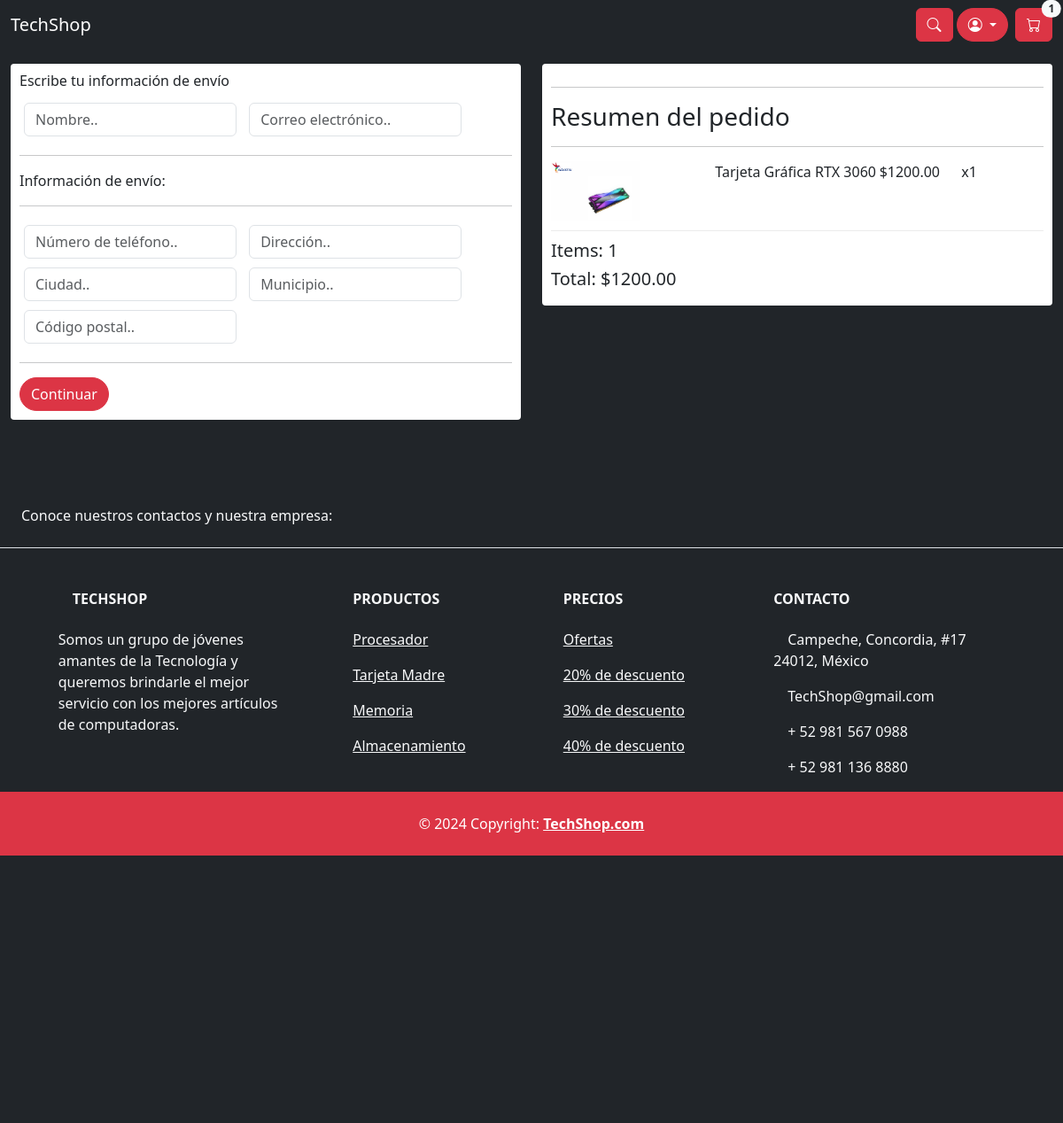
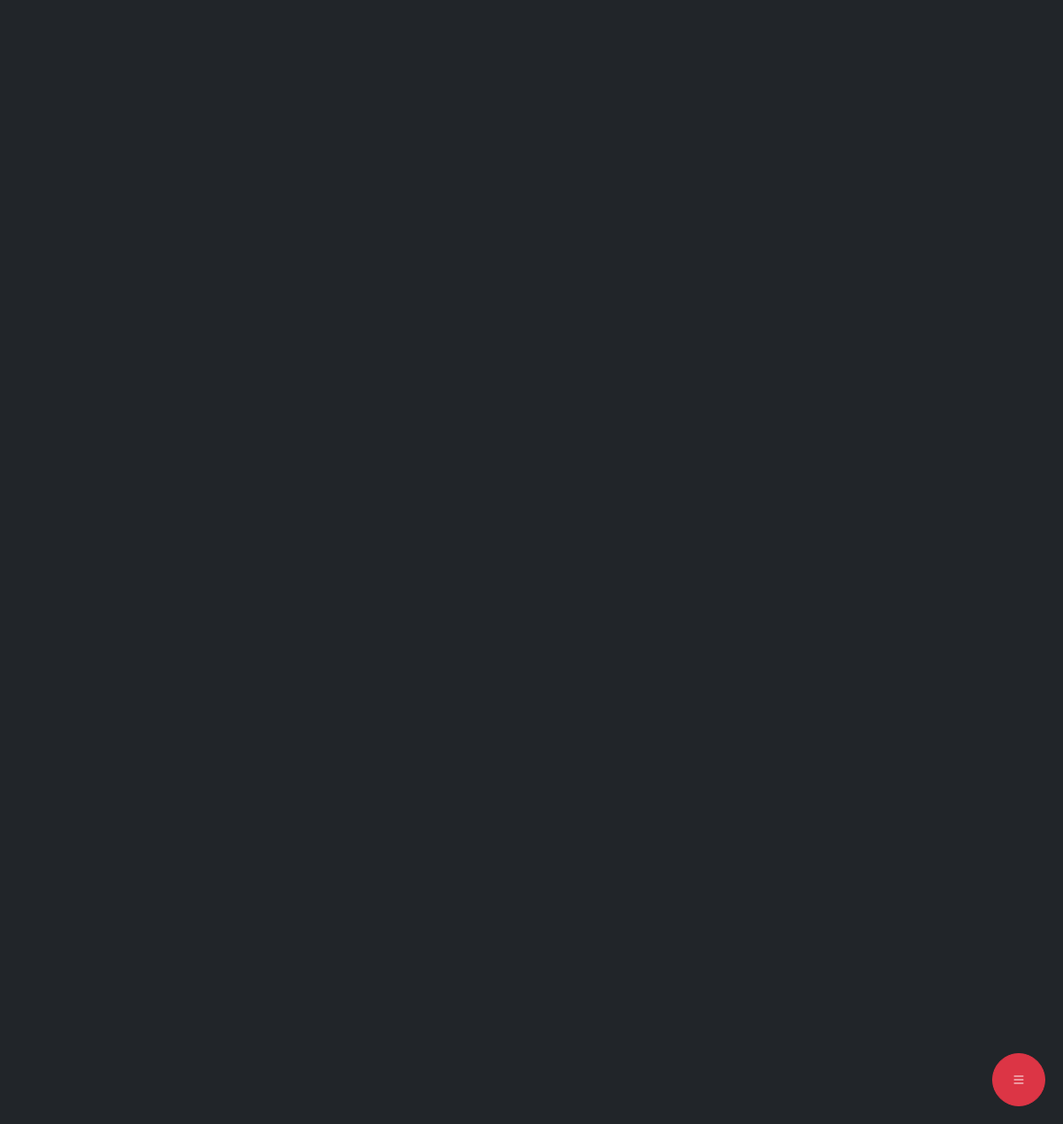
The page /checkout/ (signed in) on the database its author committed (2 pictures, top to bottom).
### store/models.py (models this page shows, shortened)
class OrderItem(models.Model):
    product = models.ForeignKey(Product, on_delete=models.SET_NULL, null=True)
    order = models.ForeignKey(Order, on_delete=models.SET_NULL, null=True)
    quantity = models.IntegerField(default=0, null=True, blank=False)
    date_added = models.DateTimeField(auto_now_add=True)
    @property
    def get_total(self):
        total = self.product.price * self.quantity
        return total

class Product(models.Model):
    seller = models.ForeignKey(User, on_delete=models.CASCADE)
    name = models.CharField(max_length=200, null=True)
    mark = models.CharField(max_length=100, null=True)
    price = models.FloatField()
    quantity = models.IntegerField(null=True)
    oferta = models.BooleanField(default=False, null=True, blank=False)
    description = models.TextField(max_length=1000, null=True)
    qualityuno = models.CharField(max_length=200, null=True)
    qualitydos = models.CharField(max_length=200, null=True)
    qualitytres = models.CharField(max_length=200, null=True)
    qualitycuatro = models.CharField(max_length=200, null=True)
    qualitycinco = models.CharField(max_length=200, null=True)
    qualityseis = models.CharField(max_length=200, null=True)
    qualitysiete = models.CharField(max_length=200, null=True)
    qualityocho = models.CharField(max_length=200, null=True)
    qualitynueve = models.CharField(max_length=200, null=True)
    digital = models.BooleanField(default=False, null=True, blank=False)
    SECTION_CHOICES = [
    ('MEMORIAS', 'MEMORIAS'),
    ('ALMACENAMIENTO', 'ALMACENAMIENTO'),
    ('PROCESADORES', 'PROCESADORES'),
    ('GABINETES', 'GABINETES'),
    ('MOUSES', 'MOUSES'),
    ('VENTILADORES', 'VENTILADORES'),
    ('MONITORES', 'MONITORES'),
    ('TECLADOS', 'TECLADOS'),
    ('TECLADOS GAMER', 'TECLADOS GAMER'),
    ('TARJETAS GRÁFICAS', 'TARJETAS GRÁFICAS'),
    ('TARJETAS MADRES', 'TARJETAS MADRES'),
    ('TARJETAS DE RED', 'TARJETAS DE RED'),
    ]
    section = models.CharField(max_length=200, choices=SECTION_CHOICES, null=True)
    image = models.ImageField(null=True, blank=False)
    imageuno = models.ImageField(null=True, blank=False)
    imagedos = models.ImageField(null=True, blank=False)
    imagetres = models.ImageField(null=True, blank=False)
    imagecuatro = models.ImageField(null=True, blank=False)
    imagecinco = models.ImageField(null=True, blank=False)
    @property
    def imageURL(self):
        try:
            url = self.image.url
        except:
            url = ''
        return url

class Order(models.Model):
    customer = models.ForeignKey(Customer, on_delete=models.SET_NULL, null=True, blank=True)
    date_ordered = models.DateTimeField(auto_now_add=True)
    complete = models.BooleanField(default=False, null=True, blank=False)
    transaction_id = models.CharField(max_length=200, null=True)
    @property
    def shipping(self):
        shipping = False
        orderitems = self.orderitem_set.all()
        for i in orderitems:
            if not i.product.digital:
                shipping = True
        return shipping
    @property
    def get_cart_items(self):
        orderitems = self.orderitem_set.all()
        total = sum([item.quantity for item in orderitems])
        return total
    @property
    def get_cart_total(self):
        orderitems = self.orderitem_set.all()
        total = sum([item.get_total for item in orderitems])
        return total

### store/views.py (the view, shortened to what this page needs)
# urls.py: path('checkout/', views.checkout, name="checkout"),
@login_required  # Asegura que el usuario esté autenticado
def checkout(request):
    data = cartData(request)
    cartItems = data['cartItems']
    order = data['order']
    items = data['items']
    context = {'items': items, 'order': order, 'cartItems': cartItems}
    return render(request, 'store/checkout.html', context)

### store/utils.py (called while the page is built)
def cartData(request):
	if request.user.is_authenticated:
		customer = request.user.customer
		order, created = Order.objects.get_or_create(customer=customer, complete=False)
		items = order.orderitem_set.all()
		cartItems = order.get_cart_items
	else:
		cookieData = cookieCart(request)
		cartItems = cookieData['cartItems']
		order = cookieData['order']
		items = cookieData['items']
	return {'cartItems':cartItems ,'order':order, 'items':items}

### store/templates/store/checkout.html (shortened to what this page needs)
{% extends 'store/main.html' %}
{% load static %}
{% block content %}
<div class="row">
	<div class="col-lg-6">
		<div class="box-element" id="form-wrapper">
            <h6>Escribe tu información de envío <a href="#" class="badge badge-success">Envío gratuito <i class="bi bi-truck-front"></i></a></h6>
            <form id="form">
                <div id="user-info">
                    <div class="form-field">
                        <input required class="form-control" type="text" name="name" placeholder="Nombre..">
                    </div>
                    <div class="form-field">
                        <input required class="form-control" type="email" name="email" placeholder="Correo electrónico..">
                    </div>
                </div>
                <div id="shipping-info">
                    <hr>
                    <p>Información de envío:</p>
                    <hr>
                    <div class="form-field">
                        <input class="form-control" type="text" name="cellphone" placeholder="Número de teléfono..">
                    </div>
                    <div class="form-field">
                        <input class="form-control" type="text" name="address" placeholder="Dirección..">
                    </div>
                    <div class="form-field">
                        <input class="form-control" type="text" name="city" placeholder="Ciudad..">
                    </div>
                    <div class="form-field">
                        <input class="form-control" type="text" name="state" placeholder="Municipio..">
                    </div>
                    <div class="form-field">
                        <input class="form-control" type="text" name="zipcode" placeholder="Código postal..">
                    </div>
                </div>
                <hr>
                    <button id="form-button" class="btn btn-danger text-white btn-block rounded-pill" type="submit">Continuar</button>
            </form>
		</div>
        <br>
	</div>
	<div class="col-lg-6">
        <div class="box-element">
            <hr>
            <h3>Resumen del pedido</h3>
            <hr>
            {% for item in items %}
            <div class="cart-row">
                <div style="flex:2"><img class="row-image" src="{{item.product.imageURL}}"></div>
                <div style="flex:2"><p>{{item.product.name}}</p></div>
                <div style="flex:1"><p>${{item.product.price|floatformat:2}}</p></div>
                <div style="flex:1"><p>x{{item.quantity}}</p></div>
            </div>
            {% endfor %}
            <h5>Items:   {{order.get_cart_items}}</h5>
            <h5>Total:   ${{order.get_cart_total|floatformat:2}}</h5>
        </div>
	</div>
</div>
{% endblock content %}

### static/css/main.css (style rules this page uses)
body { background-color: hsl(0, 0%, 100%); }
h1,h2,h3,h4,h5,h6 { color:hsl(0, 0%, 30%); }
.box-element { background-color: #fff; border-radius: 4px; padding: 10px; }
.bg-dark { background-color: #4f868c!important; }
.col-lg-4, .col-lg-6, .col-lg-8, .col-lg-12 { margin-top: 10px; }
.btn { border-radius: 0; }
.row-image { width: 100px; }
.form-field { width:250px; display: inline-block; padding: 5px; }
.cart-row { display: flex; align-items: flex-stretch; padding-bottom: 10px; margin-bottom: 10px; border-bottom: 1px solid #ececec; }

### rows shown on the page
OrderItem: product.imageURL (picture), product.name "Tarjeta Gráfica RTX 3060", product.price "1200.00", quantity "1"
Order: get_cart_items "1", get_cart_total "1200.00"

### other values the page prints
{{ cartItems }} "1"
